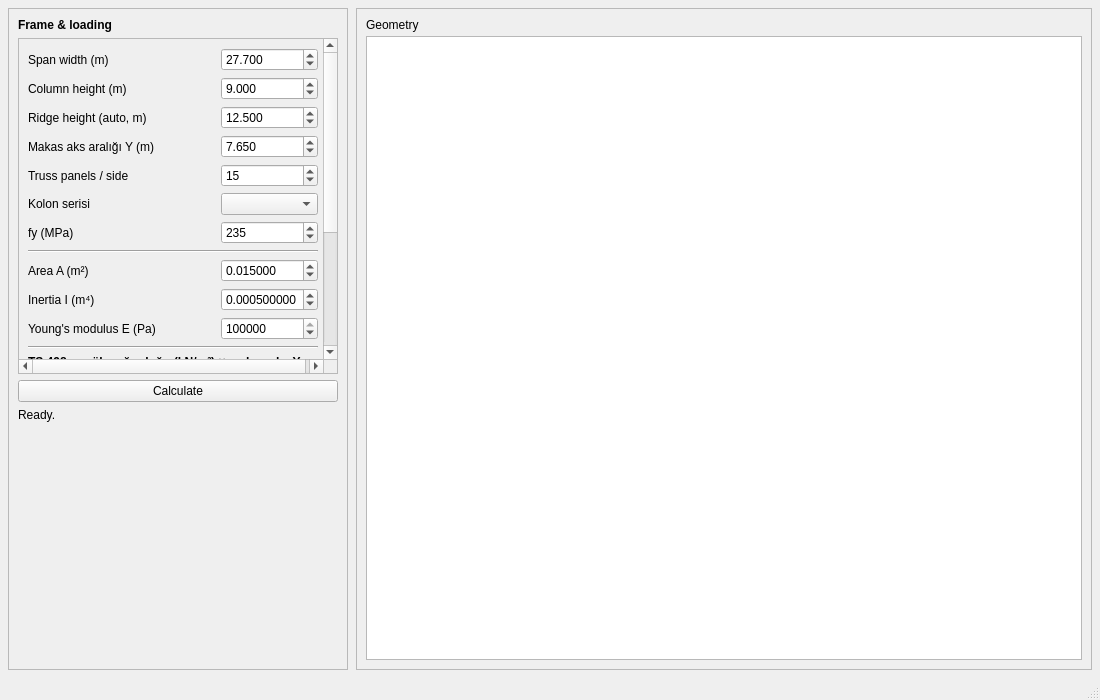
<?xml version="1.0" encoding="UTF-8"?>
<ui version="4.0">
 <class>MainWindow</class>
 <widget class="QMainWindow" name="MainWindow">
  <property name="geometry">
   <rect>
    <x>0</x>
    <y>0</y>
    <width>1100</width>
    <height>700</height>
   </rect>
  </property>
  <property name="windowTitle">
   <string>Steel Portal Frame — A-Truss</string>
  </property>
  <widget class="QWidget" name="centralwidget">
   <layout class="QHBoxLayout" name="horizontalLayout_main">
    <property name="spacing">
     <number>8</number>
    </property>
    <property name="leftMargin">
     <number>8</number>
    </property>
    <property name="topMargin">
     <number>8</number>
    </property>
    <property name="rightMargin">
     <number>8</number>
    </property>
    <property name="bottomMargin">
     <number>8</number>
    </property>
    <item>
     <widget class="QFrame" name="frame_sidebar">
      <property name="minimumSize">
       <size>
        <width>280</width>
        <height>0</height>
       </size>
      </property>
      <property name="maximumSize">
       <size>
        <width>340</width>
        <height>16777215</height>
       </size>
      </property>
      <property name="frameShape">
       <enum>QFrame::StyledPanel</enum>
      </property>
      <property name="frameShadow">
       <enum>QFrame::Raised</enum>
      </property>
      <layout class="QVBoxLayout" name="verticalLayout_sidebar">
       <item>
        <widget class="QLabel" name="label_title">
         <property name="text">
          <string>Frame &amp; loading</string>
         </property>
         <property name="styleSheet">
          <string notr="true">font-weight: 600;</string>
         </property>
        </widget>
       </item>
       <item>
        <widget class="QScrollArea" name="scrollArea">
         <property name="widgetResizable">
          <bool>true</bool>
         </property>
         <widget class="QWidget" name="scrollAreaWidgetContents">
          <layout class="QFormLayout" name="formLayout">
           <item row="0" column="0">
            <widget class="QLabel" name="label_span">
             <property name="text">
              <string>Span width (m)</string>
             </property>
            </widget>
           </item>
           <item row="0" column="1">
            <widget class="QDoubleSpinBox" name="spin_span">
             <property name="decimals">
              <number>3</number>
             </property>
             <property name="minimum">
              <double>0.100000000000000</double>
             </property>
             <property name="maximum">
              <double>1000.000000000000000</double>
             </property>
             <property name="value">
              <double>27.700000000000000</double>
             </property>
            </widget>
           </item>
           <item row="1" column="0">
            <widget class="QLabel" name="label_colH">
             <property name="text">
              <string>Column height (m)</string>
             </property>
            </widget>
           </item>
           <item row="1" column="1">
            <widget class="QDoubleSpinBox" name="spin_columnHeight">
             <property name="decimals">
              <number>3</number>
             </property>
             <property name="minimum">
              <double>0.100000000000000</double>
             </property>
             <property name="maximum">
              <double>500.000000000000000</double>
             </property>
             <property name="value">
              <double>9.000000000000000</double>
             </property>
            </widget>
           </item>
           <item row="2" column="0">
            <widget class="QLabel" name="label_apexH">
             <property name="text">
              <string>Ridge height (auto, m)</string>
             </property>
            </widget>
           </item>
           <item row="2" column="1">
            <widget class="QDoubleSpinBox" name="spin_apexHeight">
             <property name="decimals">
              <number>3</number>
             </property>
             <property name="minimum">
              <double>0.100000000000000</double>
             </property>
             <property name="maximum">
              <double>500.000000000000000</double>
             </property>
             <property name="value">
              <double>12.500000000000000</double>
             </property>
            </widget>
           </item>
           <item row="3" column="0">
            <widget class="QLabel" name="label_trussAxisY">
             <property name="text">
              <string>Makas aks aralığı Y (m)</string>
             </property>
             <property name="toolTip">
              <string>Plan yönünde yan yana makas aksları arası mesafe (tributary). Çatı/kolon kN/m² × bu değer = yayılı kN/m.</string>
             </property>
            </widget>
           </item>
           <item row="3" column="1">
            <widget class="QDoubleSpinBox" name="spin_trussAxisY">
             <property name="decimals">
              <number>3</number>
             </property>
             <property name="minimum">
              <double>0.100000000000000</double>
             </property>
             <property name="maximum">
              <double>100.000000000000000</double>
             </property>
             <property name="value">
              <double>7.650000000000000</double>
             </property>
            </widget>
           </item>
           <item row="4" column="0">
            <widget class="QLabel" name="label_panels">
             <property name="text">
              <string>Truss panels / side</string>
             </property>
            </widget>
           </item>
           <item row="4" column="1">
            <widget class="QSpinBox" name="spin_panels">
             <property name="minimum">
              <number>1</number>
             </property>
             <property name="maximum">
              <number>100</number>
             </property>
             <property name="value">
              <number>15</number>
             </property>
            </widget>
           </item>
           <item row="5" column="0">
            <widget class="QLabel" name="label_colFamily">
             <property name="text">
              <string>Kolon serisi</string>
             </property>
            </widget>
           </item>
           <item row="5" column="1">
            <widget class="QComboBox" name="combo_columnFamily"/>
           </item>
           <item row="6" column="0">
            <widget class="QLabel" name="label_fy">
             <property name="text">
              <string>fy (MPa)</string>
             </property>
            </widget>
           </item>
           <item row="6" column="1">
            <widget class="QDoubleSpinBox" name="spin_fy">
             <property name="decimals">
              <number>0</number>
             </property>
             <property name="minimum">
              <double>100.000000000000000</double>
             </property>
             <property name="maximum">
              <double>700.000000000000000</double>
             </property>
             <property name="value">
              <double>235.000000000000000</double>
             </property>
            </widget>
           </item>
           <item row="7" column="0" colspan="2">
            <widget class="Line" name="line_steel">
             <property name="orientation">
              <enum>Qt::Horizontal</enum>
             </property>
            </widget>
           </item>
           <item row="8" column="0">
            <widget class="QLabel" name="label_A">
             <property name="text">
              <string>Area A (m²)</string>
             </property>
            </widget>
           </item>
           <item row="8" column="1">
            <widget class="QDoubleSpinBox" name="spin_area">
             <property name="decimals">
              <number>6</number>
             </property>
             <property name="minimum">
              <double>0.000001000000000</double>
             </property>
             <property name="maximum">
              <double>100.000000000000000</double>
             </property>
             <property name="value">
              <double>0.015000000000000</double>
             </property>
            </widget>
           </item>
           <item row="9" column="0">
            <widget class="QLabel" name="label_I">
             <property name="text">
              <string>Inertia I (m⁴)</string>
             </property>
            </widget>
           </item>
           <item row="9" column="1">
            <widget class="QDoubleSpinBox" name="spin_inertia">
             <property name="decimals">
              <number>9</number>
             </property>
             <property name="minimum">
              <double>0.000000001000000</double>
             </property>
             <property name="maximum">
              <double>1.000000000000000</double>
             </property>
             <property name="value">
              <double>0.000500000000000</double>
             </property>
            </widget>
           </item>
           <item row="10" column="0">
            <widget class="QLabel" name="label_E">
             <property name="text">
              <string>Young's modulus E (Pa)</string>
             </property>
            </widget>
           </item>
           <item row="10" column="1">
            <widget class="QDoubleSpinBox" name="spin_E">
             <property name="decimals">
              <number>0</number>
             </property>
             <property name="minimum">
              <double>1.000000000000000</double>
             </property>
             <property name="maximum">
              <double>1.000000000000000e+14</double>
             </property>
             <property name="value">
              <double>200000000000.000000</double>
             </property>
            </widget>
           </item>
           <item row="11" column="0" colspan="2">
            <widget class="Line" name="line_load">
             <property name="orientation">
              <enum>Qt::Horizontal</enum>
             </property>
            </widget>
           </item>
           <item row="12" column="0" colspan="2">
            <widget class="QLabel" name="label_ts498_title">
             <property name="text">
              <string>TS 498 — yük yoğunluğu (kN/m²) × makas aks Y</string>
             </property>
             <property name="styleSheet">
              <string notr="true">font-weight: 600;</string>
             </property>
            </widget>
           </item>
           <item row="13" column="0">
            <widget class="QLabel" name="label_sk">
             <property name="text">
              <string>Kar yükü SK (buradan girin), kN/m²</string>
             </property>
             <property name="toolTip">
              <string>Kar düzlem yükü SK — TS 498 / harita veya proje değerini buraya girin. Program μ=0.8 ve × makas aks Y ile hat yükünü hesaplar.</string>
             </property>
            </widget>
           </item>
           <item row="13" column="1">
            <widget class="QDoubleSpinBox" name="spin_sk">
             <property name="decimals">
              <number>3</number>
             </property>
             <property name="minimum">
              <double>0.000000000000000</double>
             </property>
             <property name="maximum">
              <double>100000.000000000000000</double>
             </property>
             <property name="value">
              <double>1.540000000000000</double>
             </property>
            </widget>
           </item>
           <item row="14" column="0">
            <widget class="QLabel" name="label_makasDead">
             <property name="text">
              <string>Makas çeliği (otom.), kN/m²</string>
             </property>
             <property name="toolTip">
              <string>Makas çubukları toplam çelik ağırlığı, açıklık × Y plan alanına bölünür (γ≈77 kN/m³ × A × ΣL).</string>
             </property>
            </widget>
           </item>
           <item row="14" column="1">
            <widget class="QLabel" name="label_trussDeadAuto">
             <property name="text">
              <string>—</string>
             </property>
             <property name="alignment">
              <set>Qt::AlignRight|Qt::AlignVCenter</set>
             </property>
            </widget>
           </item>
           <item row="15" column="0">
            <widget class="QLabel" name="label_purlinClad">
             <property name="text">
              <string>Aşık + kaplama, kN/m²</string>
             </property>
             <property name="toolTip">
              <string>Çatı aşığı ve kaplama ölü yükü (yatay izdüşüm); makas çeliği üstte otomatik eklenir.</string>
             </property>
            </widget>
           </item>
           <item row="15" column="1">
            <widget class="QDoubleSpinBox" name="spin_purlinClad">
             <property name="decimals">
              <number>3</number>
             </property>
             <property name="minimum">
              <double>0.000000000000000</double>
             </property>
             <property name="maximum">
              <double>100000.000000000000000</double>
             </property>
             <property name="value">
              <double>0.150000000000000</double>
             </property>
            </widget>
           </item>
           <item row="16" column="0">
            <widget class="QLabel" name="label_dl2">
             <property name="text">
              <string>DL2 (ölü 2)</string>
             </property>
             <property name="toolTip">
              <string>Ölü yük 2 — kN/m².</string>
             </property>
            </widget>
           </item>
           <item row="16" column="1">
            <widget class="QDoubleSpinBox" name="spin_dl2">
             <property name="decimals">
              <number>3</number>
             </property>
             <property name="minimum">
              <double>0.000000000000000</double>
             </property>
             <property name="maximum">
              <double>100000.000000000000000</double>
             </property>
             <property name="value">
              <double>0.200000000000000</double>
             </property>
            </widget>
           </item>
           <item row="17" column="0">
            <widget class="QLabel" name="label_wl">
             <property name="text">
              <string>WL (rüzgar, kol)</string>
             </property>
             <property name="toolTip">
              <string>Rüzgar eşdeğeri — kN/m² kolon yüzeyi; × aks aralığı Y = kN/m kolon boyu.</string>
             </property>
            </widget>
           </item>
           <item row="17" column="1">
            <widget class="QDoubleSpinBox" name="spin_wl">
             <property name="decimals">
              <number>3</number>
             </property>
             <property name="minimum">
              <double>0.000000000000000</double>
             </property>
             <property name="maximum">
              <double>100000.000000000000000</double>
             </property>
             <property name="value">
              <double>0.640000000000000</double>
             </property>
            </widget>
           </item>
           <item row="18" column="0" colspan="2">
            <widget class="QLabel" name="label_ts498_hint">
             <property name="text">
              <string>Kar yükü SK yukarıda veri girişidir (TS 498). Makas ölü otomatik; aşık/kaplama elle. STR: γG=1.35 (ölü), 1.50 (kar,rüzgar); deprem ayrı.</string>
             </property>
             <property name="wordWrap">
              <bool>true</bool>
             </property>
             <property name="styleSheet">
              <string notr="true">color: palette(mid); font-size: 11px;</string>
             </property>
            </widget>
           </item>
          </layout>
         </widget>
        </widget>
       </item>
       <item>
        <widget class="QPushButton" name="push_calculate">
         <property name="text">
          <string>Calculate</string>
         </property>
        </widget>
       </item>
       <item>
        <widget class="QLabel" name="label_status">
         <property name="text">
          <string>Ready.</string>
         </property>
         <property name="wordWrap">
          <bool>true</bool>
         </property>
        </widget>
       </item>
       <item>
        <spacer name="verticalSpacer">
         <property name="orientation">
          <enum>Qt::Vertical</enum>
         </property>
         <property name="sizeHint" stdset="0">
          <size>
           <width>20</width>
           <height>40</height>
          </size>
         </property>
        </spacer>
       </item>
      </layout>
     </widget>
    </item>
    <item>
     <widget class="QFrame" name="frame_view">
      <property name="frameShape">
       <enum>QFrame::StyledPanel</enum>
      </property>
      <property name="frameShadow">
       <enum>QFrame::Sunken</enum>
      </property>
      <layout class="QVBoxLayout" name="verticalLayout_view">
       <property name="spacing">
        <number>4</number>
       </property>
       <item>
        <widget class="QLabel" name="label_viewTitle">
         <property name="text">
          <string>Geometry</string>
         </property>
        </widget>
       </item>
       <item>
        <widget class="QGraphicsView" name="graphicsView"/>
       </item>
      </layout>
     </widget>
    </item>
   </layout>
  </widget>
  <widget class="QMenuBar" name="menubar">
   <property name="geometry">
    <rect>
     <x>0</x>
     <y>0</y>
     <width>1100</width>
     <height>22</height>
    </rect>
   </property>
  </widget>
  <widget class="QStatusBar" name="statusbar"/>
 </widget>
 <resources/>
 <connections/>
</ui>
